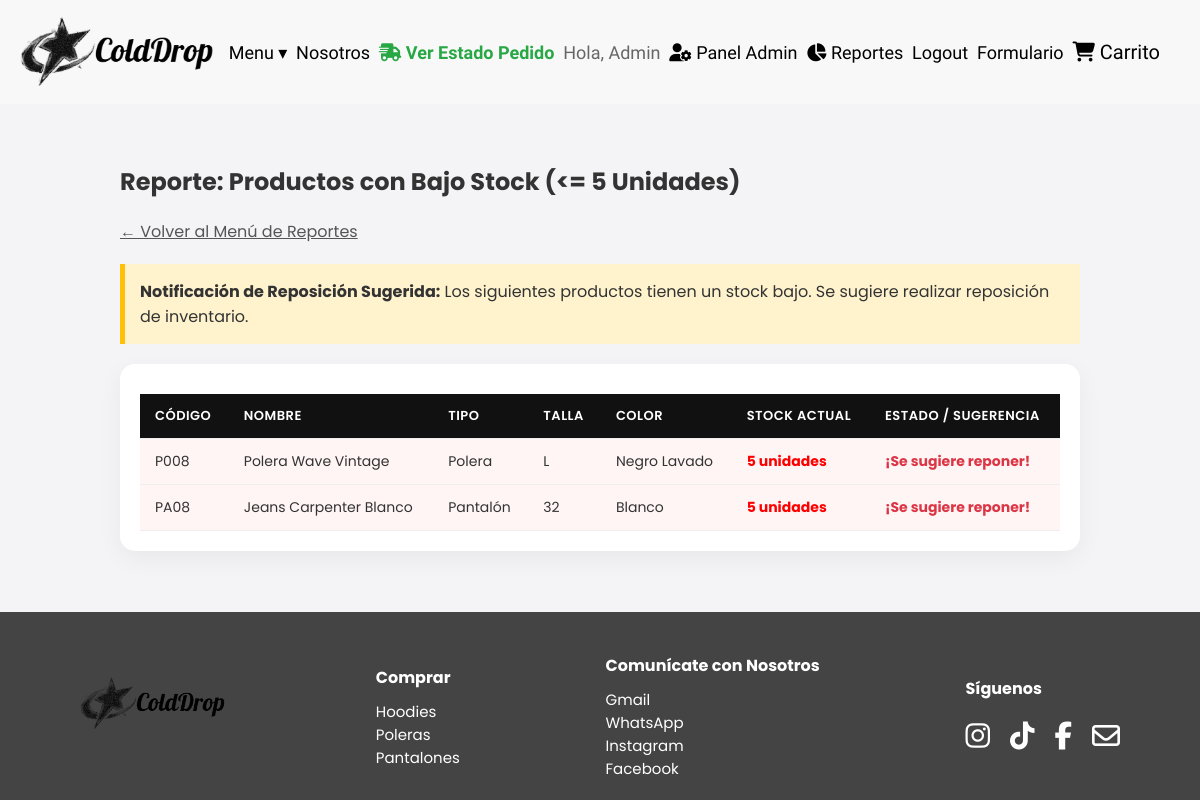
The page /rp/bajo_stock.php (signed in) on the database its author committed.
### tables this page shows
CREATE TABLE `productos` (
  `Codigo` varchar(45) NOT NULL,
  `Nombre` varchar(45) DEFAULT NULL,
  `Tipo` varchar(45) DEFAULT NULL,
  `Talla` varchar(45) DEFAULT NULL,
  `Color` varchar(45) DEFAULT NULL,
  `Costo` varchar(45) DEFAULT NULL,
  `Stock` varchar(45) DEFAULT NULL,
  `Imagen` varchar(100) DEFAULT NULL
);

### rp/bajo_stock.php (the view, shortened to what this page needs)
<?php
include_once '../conexion.php';
$sql = "SELECT * FROM productos WHERE CAST(Stock AS UNSIGNED) <= 5 ORDER BY CAST(Stock AS UNSIGNED) ASC";
$resultado = $conn->query($sql);
?>
<!DOCTYPE html>
<html lang="es">
<head>
    <link rel="stylesheet" href="../css/tablas.css">
</head>
<body>
    <?php include '../princip/header.php'; ?>
    <div class="admin-container" style="max-width: 1000px; margin: 40px auto; padding: 0 20px;">
        <h2>Reporte: Productos con Bajo Stock (<= 5 Unidades)</h2>
        <a href="menu_reportes.php" style="display:inline-block; margin-bottom: 20px; color: #555;">← Volver al Menú de Reportes</a>
        <div style="background: #fff3cd; border-left: 5px solid #ffc107; padding: 15px; margin-bottom: 20px;">
            <strong>Notificación de Reposición Sugerida:</strong> Los siguientes productos tienen un stock bajo. Se sugiere realizar reposición de inventario.
        </div>
        <div class="table-responsive">
            <table>
                <thead>
                    <tr>
                        <th>Código</th>
                        <th>Nombre</th>
                        <th>Tipo</th>
                        <th>Talla</th>
                        <th>Color</th>
                        <th>Stock Actual</th>
                        <th>Estado / Sugerencia</th>
                    </tr>
                </thead>
                <tbody>
                    <?php
                    if ($resultado && $resultado->num_rows > 0) {
                        while ($row = $resultado->fetch_assoc()) {
                            $st = (int)$row['Stock'];
                            echo "<tr style='background-color: #fff5f5;'>";
                                echo "<td>".$row['Codigo']."</td>";
                                echo "<td>".htmlspecialchars($row['Nombre'])."</td>";
                                echo "<td>".htmlspecialchars($row['Tipo'])."</td>";
                                echo "<td>".htmlspecialchars($row['Talla'])."</td>";
                                echo "<td>".htmlspecialchars($row['Color'])."</td>";
                                echo "<td style='color: red; font-weight: bold;'>".$st." unidades</td>";
                                echo "<td style='color: #dc3545; font-weight: bold;'>¡Se sugiere reponer!</td>";
                            echo "</tr>";
                        }
                    } else {
                        echo "<tr><td colspan='7' style='text-align:center;'>No hay productos con bajo stock.</td></tr>";
                    }
                    ?>
                </tbody>
            </table>
        </div>
    </div>
    <?php include '../princip/footer.php'; ?>
</body>
</html>

### css/tablas.css (style rules this page uses)
body { font-family: 'Poppins', sans-serif; background-color: #f4f4f6; margin: 0; padding: 0; display: flex; flex-direction: column; min-height: 100vh; color: #333; }
.admin-container { max-width: 1100px; margin: 40px auto; padding: 0 20px; flex: 1; width: 100%; box-sizing: border-box; }
.table-responsive { overflow-x: auto; background: #fff; border-radius: 15px; box-shadow: 0 8px 25px rgba(0, 0, 0, 0.05); padding: 20px; }
table { width: 100%; border-collapse: collapse; margin-top: 10px; }
th, td { padding: 12px 15px; text-align: left; border-bottom: 1px solid #eee; font-size: 14px; }
th { background-color: #111; color: #fff; font-weight: 600; text-transform: uppercase; font-size: 13px; letter-spacing: 0.5px; }

### rows shown on the page
productos: Codigo "P008", Nombre "Polera Wave Vintage", Tipo "Polera", Talla "L", Color "Negro Lavado", Stock "5"
productos: Codigo "PA08", Nombre "Jeans Carpenter Blanco", Tipo "Pantalón", Talla "32", Color "Blanco", Stock "5"

### other values the page prints
$_SESSION['usuario'] "Admin"
